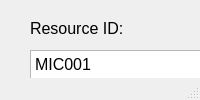
<?xml version="1.0" encoding="UTF-8"?>
<ui version="4.0">
 <class>view_resource</class>
 <widget class="QMainWindow" name="view_resource">
  <property name="geometry">
   <rect>
    <x>0</x>
    <y>0</y>
    <width>371</width>
    <height>0</height>
   </rect>
  </property>
  <property name="windowTitle">
   <string>View Resource</string>
  </property>
  <widget class="QWidget" name="centralwidget">
   <widget class="QLabel" name="lent_out_to_label">
    <property name="geometry">
     <rect>
      <x>30</x>
      <y>180</y>
      <width>131</width>
      <height>16</height>
     </rect>
    </property>
    <property name="font">
     <font>
      <pointsize>12</pointsize>
     </font>
    </property>
    <property name="text">
     <string>Lent out to:</string>
    </property>
   </widget>
   <widget class="QTextEdit" name="resource_id">
    <property name="geometry">
     <rect>
      <x>30</x>
      <y>50</y>
      <width>301</width>
      <height>41</height>
     </rect>
    </property>
    <property name="font">
     <font>
      <pointsize>12</pointsize>
     </font>
    </property>
    <property name="verticalScrollBarPolicy">
     <enum>Qt::ScrollBarAlwaysOff</enum>
    </property>
    <property name="horizontalScrollBarPolicy">
     <enum>Qt::ScrollBarAlwaysOff</enum>
    </property>
    <property name="readOnly">
     <bool>false</bool>
    </property>
    <property name="html">
     <string>&lt;!DOCTYPE HTML PUBLIC &quot;-//W3C//DTD HTML 4.0//EN&quot; &quot;http://www.w3.org/TR/REC-html40/strict.dtd&quot;&gt;
&lt;html&gt;&lt;head&gt;&lt;meta name=&quot;qrichtext&quot; content=&quot;1&quot; /&gt;&lt;style type=&quot;text/css&quot;&gt;
p, li { white-space: pre-wrap; }
&lt;/style&gt;&lt;/head&gt;&lt;body style=&quot; font-family:'MS Shell Dlg 2'; font-size:12pt; font-weight:400; font-style:normal;&quot;&gt;
&lt;p style=&quot; margin-top:0px; margin-bottom:0px; margin-left:0px; margin-right:0px; -qt-block-indent:0; text-indent:0px;&quot;&gt;MIC001&lt;/p&gt;&lt;/body&gt;&lt;/html&gt;</string>
    </property>
    <property name="textInteractionFlags">
     <set>Qt::TextEditorInteraction</set>
    </property>
   </widget>
   <widget class="QLabel" name="resource_id_label">
    <property name="geometry">
     <rect>
      <x>30</x>
      <y>20</y>
      <width>101</width>
      <height>16</height>
     </rect>
    </property>
    <property name="font">
     <font>
      <pointsize>12</pointsize>
     </font>
    </property>
    <property name="text">
     <string>Resource ID:</string>
    </property>
   </widget>
   <widget class="QTextEdit" name="resource_name">
    <property name="geometry">
     <rect>
      <x>30</x>
      <y>130</y>
      <width>301</width>
      <height>41</height>
     </rect>
    </property>
    <property name="font">
     <font>
      <pointsize>12</pointsize>
     </font>
    </property>
    <property name="verticalScrollBarPolicy">
     <enum>Qt::ScrollBarAlwaysOff</enum>
    </property>
    <property name="horizontalScrollBarPolicy">
     <enum>Qt::ScrollBarAlwaysOff</enum>
    </property>
    <property name="html">
     <string>&lt;!DOCTYPE HTML PUBLIC &quot;-//W3C//DTD HTML 4.0//EN&quot; &quot;http://www.w3.org/TR/REC-html40/strict.dtd&quot;&gt;
&lt;html&gt;&lt;head&gt;&lt;meta name=&quot;qrichtext&quot; content=&quot;1&quot; /&gt;&lt;style type=&quot;text/css&quot;&gt;
p, li { white-space: pre-wrap; }
&lt;/style&gt;&lt;/head&gt;&lt;body style=&quot; font-family:'MS Shell Dlg 2'; font-size:12pt; font-weight:400; font-style:normal;&quot;&gt;
&lt;p style=&quot; margin-top:0px; margin-bottom:0px; margin-left:0px; margin-right:0px; -qt-block-indent:0; text-indent:0px;&quot;&gt;Microphone&lt;/p&gt;&lt;/body&gt;&lt;/html&gt;</string>
    </property>
   </widget>
   <widget class="QLabel" name="resource_name_label">
    <property name="geometry">
     <rect>
      <x>30</x>
      <y>100</y>
      <width>121</width>
      <height>16</height>
     </rect>
    </property>
    <property name="font">
     <font>
      <pointsize>12</pointsize>
     </font>
    </property>
    <property name="text">
     <string>Resource Name:</string>
    </property>
   </widget>
   <widget class="QPushButton" name="close_btn">
    <property name="geometry">
     <rect>
      <x>200</x>
      <y>370</y>
      <width>131</width>
      <height>41</height>
     </rect>
    </property>
    <property name="font">
     <font>
      <pointsize>12</pointsize>
     </font>
    </property>
    <property name="text">
     <string>Close</string>
    </property>
   </widget>
   <widget class="QPushButton" name="edit_btn">
    <property name="geometry">
     <rect>
      <x>30</x>
      <y>370</y>
      <width>131</width>
      <height>41</height>
     </rect>
    </property>
    <property name="font">
     <font>
      <pointsize>12</pointsize>
     </font>
    </property>
    <property name="text">
     <string>Edit</string>
    </property>
   </widget>
   <widget class="QLabel" name="event_label">
    <property name="geometry">
     <rect>
      <x>30</x>
      <y>260</y>
      <width>131</width>
      <height>16</height>
     </rect>
    </property>
    <property name="font">
     <font>
      <pointsize>12</pointsize>
     </font>
    </property>
    <property name="text">
     <string>Event:</string>
    </property>
   </widget>
   <widget class="QComboBox" name="lent_combo_box">
    <property name="geometry">
     <rect>
      <x>30</x>
      <y>210</y>
      <width>301</width>
      <height>41</height>
     </rect>
    </property>
    <property name="font">
     <font>
      <pointsize>12</pointsize>
     </font>
    </property>
    <item>
     <property name="text">
      <string>SerVe</string>
     </property>
    </item>
   </widget>
   <widget class="QComboBox" name="event_combo_box">
    <property name="geometry">
     <rect>
      <x>30</x>
      <y>300</y>
      <width>301</width>
      <height>41</height>
     </rect>
    </property>
    <property name="font">
     <font>
      <pointsize>12</pointsize>
     </font>
    </property>
    <item>
     <property name="text">
      <string>DiscO</string>
     </property>
    </item>
   </widget>
  </widget>
  <widget class="QMenuBar" name="menubar">
   <property name="geometry">
    <rect>
     <x>0</x>
     <y>0</y>
     <width>371</width>
     <height>21</height>
    </rect>
   </property>
  </widget>
  <widget class="QStatusBar" name="statusbar"/>
 </widget>
 <resources/>
 <connections/>
</ui>
